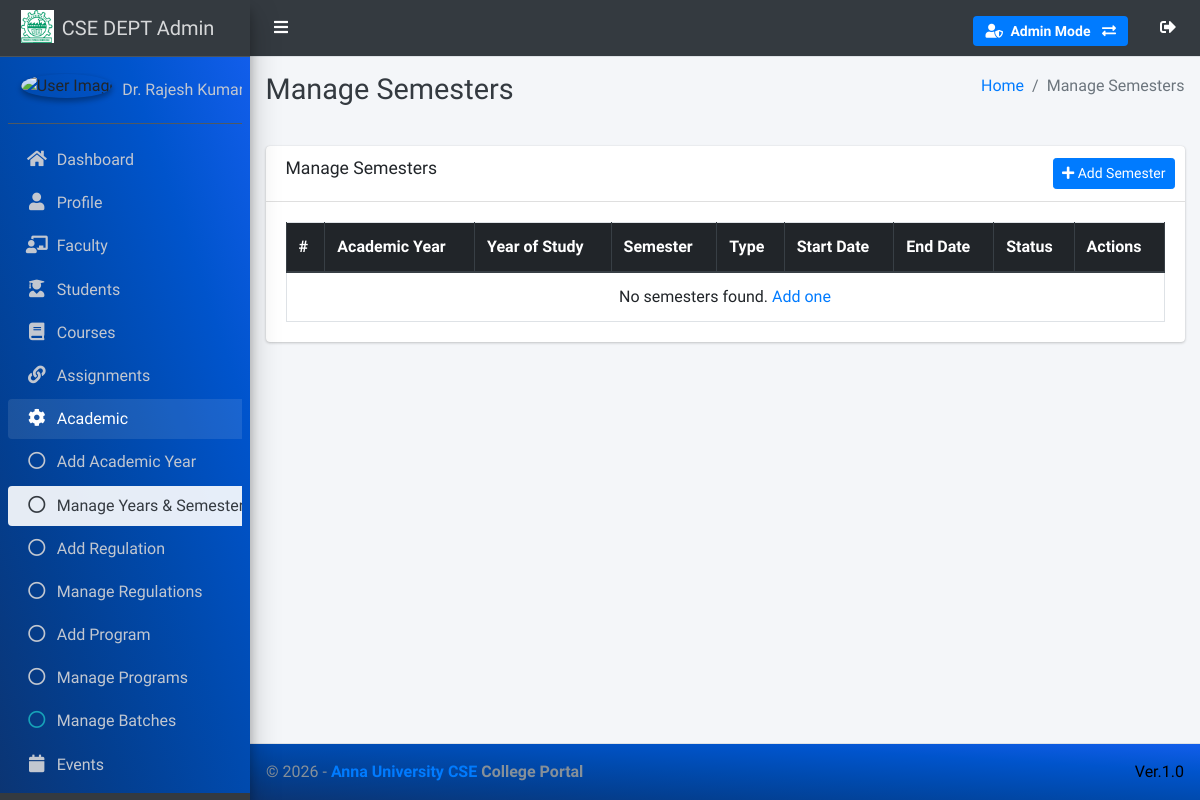
/semester/manage/ (signed in), run on an earlier commit of the app's database.
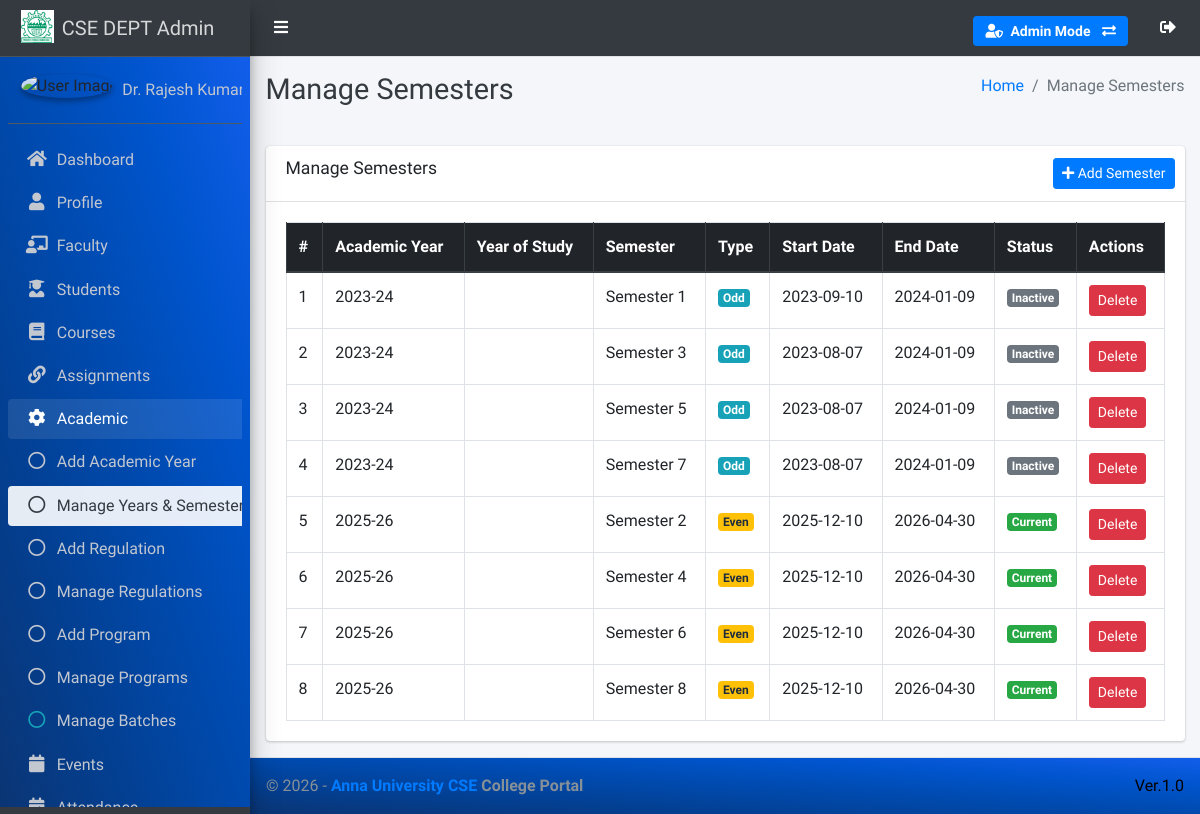
And on a later commit of the database.
### main_app/models.py (models this page shows, shortened)
class Semester(models.Model):
    SEMESTER_CHOICES = [(i, f'Semester {i}') for i in range(1, 9)]
    academic_year = models.ForeignKey(AcademicYear, on_delete=models.CASCADE, related_name='semesters')
    semester_number = models.IntegerField(choices=SEMESTER_CHOICES,
                                           help_text="Semester 1-8")
    start_date = models.DateField()
    end_date = models.DateField()
    class Meta:
        unique_together = ('academic_year', 'semester_number')
        ordering = ['-academic_year', 'semester_number']
        verbose_name = 'Semester'
        verbose_name_plural = 'Semesters'
    @property
    def semester_type(self):
        return 'ODD' if self.semester_number % 2 == 1 else 'EVEN'
    @property
    def is_current(self):
        from django.utils import timezone
        today = timezone.now().date()
        return self.start_date <= today <= self.end_date

class AcademicYear(models.Model):
    STATUS_UPCOMING = 'UPCOMING'
    STATUS_ACTIVE = 'ACTIVE'
    STATUS_ARCHIVED = 'ARCHIVED'
    STATUS_CHOICES = [
        (STATUS_UPCOMING, 'Upcoming'),
        (STATUS_ACTIVE, 'Active'),
        (STATUS_ARCHIVED, 'Archived'),
    ]
    GRACE_PERIOD_DAYS = 15  # Grace period after even semester ends
    year = models.CharField(max_length=10, unique=True)  # e.g., "2025-26"
    created_at = models.DateTimeField(auto_now_add=True)
    class Meta:
        ordering = ['-year']
        verbose_name = 'Academic Year'
        verbose_name_plural = 'Academic Years'

### main_app/hod_views.py (the view)
# urls.py: path("semester/manage/", hod_views.manage_semester, name='manage_semester'),
@login_required
def manage_semester(request):
    if not check_hod_permission(request.user):
        return redirect('/')
    semesters = Semester.objects.select_related('academic_year').all()
    context = {'semesters': semesters, 'page_title': 'Manage Semesters'}
    return render(request, "hod_template/manage_semester.html", context)

### main_app/hod_views.py (called while the page is built)
def check_hod_permission(user):
    if not user.is_authenticated:
        return False
    return user.is_hod

### main_app/models.py (called while the page is built)
    @property
    def is_hod(self):
        return self.role == 'HOD'

### main_app/templates/hod_template/manage_semester.html
{% extends 'main_app/base.html' %}
{% load static %}
{% block page_title %}{{page_title}}{% endblock page_title %}
{% block content %}
<section class="content">
    <div class="container-fluid">
        <div class="row">
            <div class="col-md-12">
                <div class="card">
                    <div class="card-header">
                        <h3 class="card-title">{{page_title}}</h3>
                        <div class="card-tools">
                            <a href="{% url 'add_semester' %}" class="btn btn-primary btn-sm">
                                <i class="fas fa-plus"></i> Add Semester
                            </a>
                        </div>
                    </div>
                    <div class="card-body">
                        <table id="example2" class="table table-bordered table-hover">
                            <thead class="thead-dark">
                                <tr>
                                    <th>#</th>
                                    <th>Academic Year</th>
                                    <th>Year of Study</th>
                                    <th>Semester</th>
                                    <th>Type</th>
                                    <th>Start Date</th>
                                    <th>End Date</th>
                                    <th>Status</th>
                                    <th>Actions</th>
                                </tr>
                            </thead>
                            <tbody>
                                {% for semester in semesters %}
                                <tr>
                                    <td>{{ forloop.counter }}</td>
                                    <td>{{ semester.academic_year.year }}</td>
                                    <td>{{ semester.get_year_of_study_display }}</td>
                                    <td>Semester {{ semester.semester_number }}</td>
                                    <td>
                                        {% if semester.semester_type == 'ODD' %}
                                        <span class="badge badge-info">Odd</span>
                                        {% else %}
                                        <span class="badge badge-warning">Even</span>
                                        {% endif %}
                                    </td>
                                    <td>{{ semester.start_date|date:"Y-m-d" }}</td>
                                    <td>{{ semester.end_date|date:"Y-m-d" }}</td>
                                    <td>
                                        {% if semester.is_current %}
                                        <span class="badge badge-success">Current</span>
                                        {% else %}
                                        <span class="badge badge-secondary">Inactive</span>
                                        {% endif %}
                                    </td>
                                    <td>
                                        <a href="{% url 'delete_semester' semester.id %}" onclick="return confirm('Are you sure?')" class="btn btn-danger btn-sm">Delete</a>
                                    </td>
                                </tr>
                                {% empty %}
                                <tr>
                                    <td colspan="9" class="text-center">No semesters found. <a href="{% url 'add_semester' %}">Add one</a></td>
                                </tr>
                                {% endfor %}
                            </tbody>
                        </table>
                    </div>
                </div>
            </div>
        </div>
    </div>
</section>
{% endblock content %}

### main_app/templates/main_app/sidebar_template.html (shortened to what the changed rows need)
{% load static %}
<aside class="main-sidebar sidebar-dark-info elevation-4">
    {% if request.user.is_hod and request.session.hod_view_mode != 'faculty' %}
    <a href="{% url 'admin_home' %}" class="brand-link">
        <img src="{% static 'dist/img/virusx.png' %}" alt="LOGO" class="brand-image">
        <span class="brand-text font-weight-light">CSE DEPT Admin</span>
    </a>
    <div class="sidebar" style="background-image: linear-gradient(to right top, #0b3574, #033f91, #004aae, #0054cc, #125eeb);">
        <div class="user-panel mt-3 pb-3 mb-3 d-flex">
            <div class="image">
                <img src="{{ request.user.profile_pic }}" class="img-circle elevation-2" alt="User Image">
            </div>
            <div class="info">
                <a href="#" class="d-block">{{ request.user.full_name }}</a>
            </div>
        </div>
        <nav class="mt-2">
            <ul class="nav nav-pills nav-sidebar flex-column" data-widget="treeview" role="menu" data-accordion="false">
                <li class="nav-item">
                    <a href="{% url 'admin_home' %}" class="nav-link {% if 'admin/home' in request.path %}active{% endif %}">
                        <i class="nav-icon fas fa-home"></i>
                        <p>Dashboard</p>
                    </a>
                </li>
                <li class="nav-item">
                    <a href="{% url 'admin_view_profile' %}" class="nav-link {% if 'admin/profile' in request.path %}active{% endif %}">
                        <i class="nav-icon fas fa-user"></i>
                        <p>Profile</p>
                    </a>
                </li>
                <li class="nav-item has-treeview {% if 'faculty' in request.path or 'staff/add' in request.path or 'staff/manage' in request.path %}menu-open{% endif %}">
                    <a href="#" class="nav-link">
                        <i class="nav-icon fas fa-chalkboard-teacher"></i>
                        <p>Faculty </p>
                    </a>
                </li>
                <li class="nav-item has-treeview ">
                    <a href="#" class="nav-link">
                        <i class="nav-icon fas fa-user-graduate"></i>
                        <p>Students </p>
                    </a>
                </li>
                <li class="nav-item has-treeview {% if 'course/' in request.path %}menu-open{% endif %}">
                    <a href="#" class="nav-link">
                        <i class="nav-icon fas fa-book"></i>
                        <p>Courses </p>
                    </a>
                </li>
                <li class="nav-item has-treeview {% if 'course-assignment' in request.path or 'course-allocation' in request.path %}menu-open{% endif %}">
                    <a href="#" class="nav-link">
                        <i class="nav-icon fas fa-link"></i>
                        <p>Assignments </p>
                    </a>
                </li>
                <li class="nav-item has-treeview {% if 'academic-year' in request.path or 'regulation' in request.path or 'session' in request.path or 'semester' in request.path or 'program-batches' in request.path %}menu-open{% endif %}">
                    <a href="#" class="nav-link">
                        <i class="nav-icon fas fa-cog"></i>
                        <p>Academic </p>
                    </a>
                    <ul class="nav nav-treeview">
                        <li class="nav-item">
                            <a href="{% url 'add_academic_year' %}" class="nav-link {% if 'academic-year/add' in request.path %}active{% endif %}">
                                <i class="far fa-circle nav-icon"></i>
                                <p>Add Academic Year</p>
                            </a>
                        </li>
                        <li class="nav-item">
                            <a href="{% url 'manage_academic_year' %}" class="nav-link {% if 'academic-year/manage' in request.path or 'semester' in request.path %}active{% endif %}">
                                <i class="far fa-circle nav-icon"></i>
                                <p>Manage Years & Semesters</p>
                            </a>
                        </li>
                        <li class="nav-item">
                            <a href="{% url 'add_regulation' %}" class="nav-link {% if 'regulation/add' in request.path %}active{% endif %}">
                                <i class="far fa-circle nav-icon"></i>
                                <p>Add Regulation</p>
                            </a>
                        </li>
                        <li class="nav-item">
                            <a href="{% url 'manage_regulation' %}" class="nav-link {% if 'regulation/manage' in request.path %}active{% endif %}">
                                <i class="far fa-circle nav-icon"></i>
                                <p>Manage Regulations</p>
                            </a>
                        </li>
                        <li class="nav-item">
                            <a href="{% url 'add_program' %}" class="nav-link {% if 'program/add' in request.path %}active{% endif %}">
                                <i class="far fa-circle nav-icon"></i>
                                <p>Add Program</p>
                            </a>
                        </li>
                        <li class="nav-item">
                            <a href="{% url 'manage_programs' %}" class="nav-link {% if 'program/manage' in request.path %}active{% endif %}">
                                <i class="far fa-circle nav-icon"></i>
                                <p>Manage Programs</p>
                            </a>
                        </li>
                        <li class="nav-item">
                            <a href="{% url 'manage_program_batches' %}" class="nav-link {% if 'program-batches' in request.path %}active{% endif %}">
                                <i class="far fa-circle nav-icon text-info"></i>
                                <p>Manage Batches</p>
                            </a>
                        </li>
                    </ul>
                </li>
                <li class="nav-item has-treeview {% if 'event/' in request.path %}menu-open{% endif %}">
                    <a href="#" class="nav-link">
                        <i class="nav-icon fas fa-calendar"></i>
                        <p>Events </p>
                    </a>
                </li>
                <li class="nav-item">
                    <a href="{% url 'admin_view_attendance' %}" class="nav-link {% if 'attendance/view' in request.path %}active{% endif %}">
                        <i class="nav-icon fas fa-calendar-check"></i>
                        <p>Attendance</p>
                    </a>
                </li>
            </ul>
        </nav>
    </div>
    {% endif %}
</aside>

What changed in the data, as far as the page shows it:
added Semester: academic_year.year "2023-24", semester_number "1", shows "Odd", start_date "2023-09-10", end_date "2024-01-09", shows "Inactive"
added Semester: academic_year.year "2023-24", semester_number "3", shows "Odd", start_date "2023-08-07", end_date "2024-01-09", shows "Inactive"
added Semester: academic_year.year "2023-24", semester_number "5", shows "Odd", start_date "2023-08-07", end_date "2024-01-09", shows "Inactive"
added Semester: academic_year.year "2023-24", semester_number "7", shows "Odd", start_date "2023-08-07", end_date "2024-01-09", shows "Inactive"
added Semester: academic_year.year "2025-26", semester_number "2", shows "Even", start_date "2025-12-10", end_date "2026-04-30", shows "Current"
added Semester: academic_year.year "2025-26", semester_number "4", shows "Even", start_date "2025-12-10", end_date "2026-04-30", shows "Current"
added Semester: academic_year.year "2025-26", semester_number "6", shows "Even", start_date "2025-12-10", end_date "2026-04-30", shows "Current"
added Semester: academic_year.year "2025-26", semester_number "8", shows "Even", start_date "2025-12-10", end_date "2026-04-30", shows "Current"
Also different on the page:
text no longer shown: "No semesters found. Add one"
